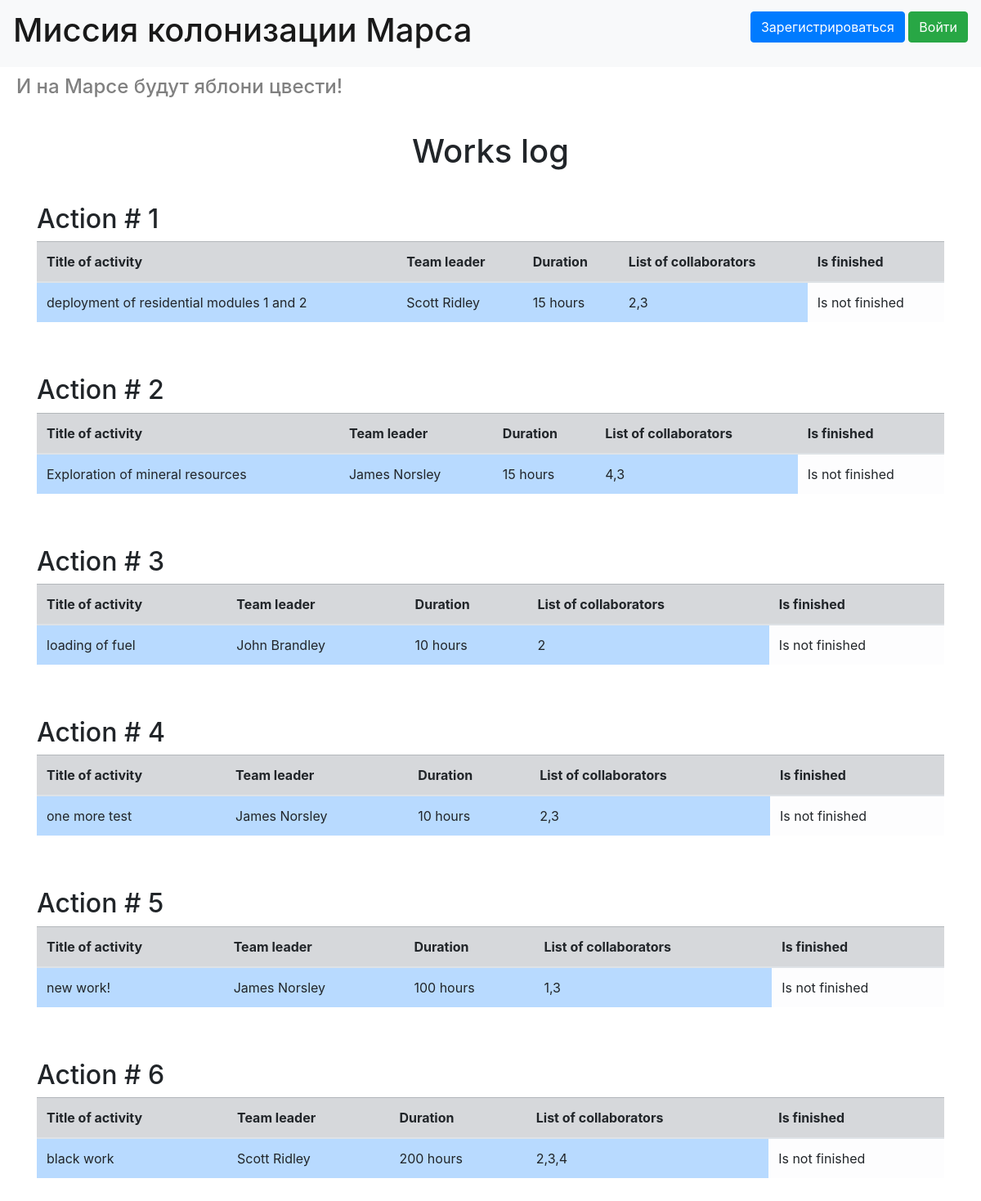
The page / on the database its author committed.
### data/jobs.py (models this page shows, shortened)
class Jobs(SqlAlchemyBase, SerializerMixin):
    __tablename__ = 'jobs'
    id = sqlalchemy.Column(sqlalchemy.Integer, primary_key=True, autoincrement=True)
    team_leader = sqlalchemy.Column(sqlalchemy.Integer, sqlalchemy.ForeignKey('users.id'))
    creater = sqlalchemy.Column(sqlalchemy.String)
    job = sqlalchemy.Column(sqlalchemy.String, nullable=True)
    work_size = sqlalchemy.Column(sqlalchemy.Integer, nullable=True)
    collaborators = sqlalchemy.Column(sqlalchemy.String, nullable=True)
    start_date = sqlalchemy.Column(sqlalchemy.String, nullable=True)
    end_date = sqlalchemy.Column(sqlalchemy.String, nullable=True)
    is_finished = sqlalchemy.Column(sqlalchemy.Boolean, nullable=True, default=False)
    user = orm.relationship("User")

### data/users.py (models this page shows, shortened)
class User(SqlAlchemyBase, UserMixin, SerializerMixin):
    __tablename__ = 'users'
    id = sqlalchemy.Column(sqlalchemy.Integer, primary_key=True, autoincrement=True)
    name = sqlalchemy.Column(sqlalchemy.String, nullable=True)
    surname = sqlalchemy.Column(sqlalchemy.String, nullable=True)
    age = sqlalchemy.Column(sqlalchemy.Integer, nullable=True)
    position = sqlalchemy.Column(sqlalchemy.String, nullable=True)
    speciality = sqlalchemy.Column(sqlalchemy.String, nullable=True)
    address = sqlalchemy.Column(sqlalchemy.String, nullable=True)
    email = sqlalchemy.Column(sqlalchemy.String, index=True, unique=True, nullable=False)
    hashed_password = sqlalchemy.Column(sqlalchemy.String, nullable=True)
    created_date = sqlalchemy.Column(sqlalchemy.DateTime, default=datetime.datetime.now)
    jobs = orm.relationship("Jobs", back_populates='user')
    departments = orm.relationship('Department', back_populates='user')

### main.py (the view)
@app.route('/')
def users():
    db_sess = db_session.create_session()
    lst = [i.id for i in db_sess.query(User).filter(User.position == 'captain')]
    return render_template('index.html', jobs=db_sess.query(Jobs), colonists=db_sess.query(User), captains=lst)

### data/db_session.py (called while the page is built)
def create_session() -> Session:
    global __factory
    return __factory()

### templates/index.html (shortened to what this page needs)
{% extends "base.html" %}
{% block content %}
<h1 style="text-align: center; margin: 40px">Works log</h1>
{% for job in jobs %}
<h2>Action # {{job.id}}</h2>
<table class="table">
    <thead>
    <tr class="table-secondary">
        <th>Title of activity</th>
        <th>Team leader</th>
        <th>Duration</th>
        <th>List of collaborators</th>
        <th>Is finished</th>
    </tr>
    </thead>
    <tbody>
    <tr>
        <td class="table-primary">{{job.job}}</td>
        {% for colonist in colonists %}
        {% if colonist.id == job.team_leader%}
        <td class="table-primary">{{colonist.surname}} {{colonist.name}}</td>
        {% endif%}
        {% endfor %}
        <td class="table-primary">{{job.work_size}} hours</td>
        <td class="table-primary">{{job.collaborators}}</td>
        {% if job.is_finished == False%}
        <td class="table-light">Is not finished</td>
        {% else %}
        <td class="table-light">Is finished</td>
        {% endif %}
    </tr>
    </tbody>
</table>
<br>
<br>
{% endfor %}
{% endblock %}

### templates/base.html (shortened to what this page needs)
<!doctype html>
<html lang="en">
<head>
    <link rel="stylesheet"
          href="https://stackpath.bootstrapcdn.com/bootstrap/4.4.1/css/bootstrap.min.css"
>
</head>
<body>
<header>
    <nav class="navbar navbar-light bg-light">
        <a class="navbar-brand" href="#"><h1>Миссия колонизации Марса</h1></a>
        {% if current_user.is_authenticated %}
        <a class="navbar-brand" href="/logout">{{ current_user.name }}</a>
        {% else %}
        <p>
            <a class="btn btn-primary " href="/register">Зарегистрироваться</a>
            <a class="btn btn-success" href="/login">Войти</a>
        </p>
        {% endif %}
    </nav>
    <div>
        <h4 style="color: gray; margin: 10px 10px 10px 20px;">И на Марсе будут яблони цвести!</h4>
    </div>
</header>
<main role="main" class="container">
    {% block content %}{% endblock %}
</main>
</body>
</html>

### rows shown on the page
Jobs: id "1", job "deployment of residential modules 1 and 2", work_size "15", collaborators "2,3", is_finished "Is not finished"
User: surname "Scott", name "Ridley"
Jobs: id "2", job "Exploration of mineral resources", work_size "15", collaborators "4,3", is_finished "Is not finished"
User: surname "James", name "Norsley"
Jobs: id "3", job "loading of fuel", work_size "10", collaborators "2", is_finished "Is not finished"
User: surname "John", name "Brandley"
Jobs: id "4", job "one more test", work_size "10", collaborators "2,3", is_finished "Is not finished"
Jobs: id "5", job "new work!", work_size "100", collaborators "1,3", is_finished "Is not finished"
Jobs: id "6", job "black work", work_size "200", collaborators "2,3,4", is_finished "Is not finished"
